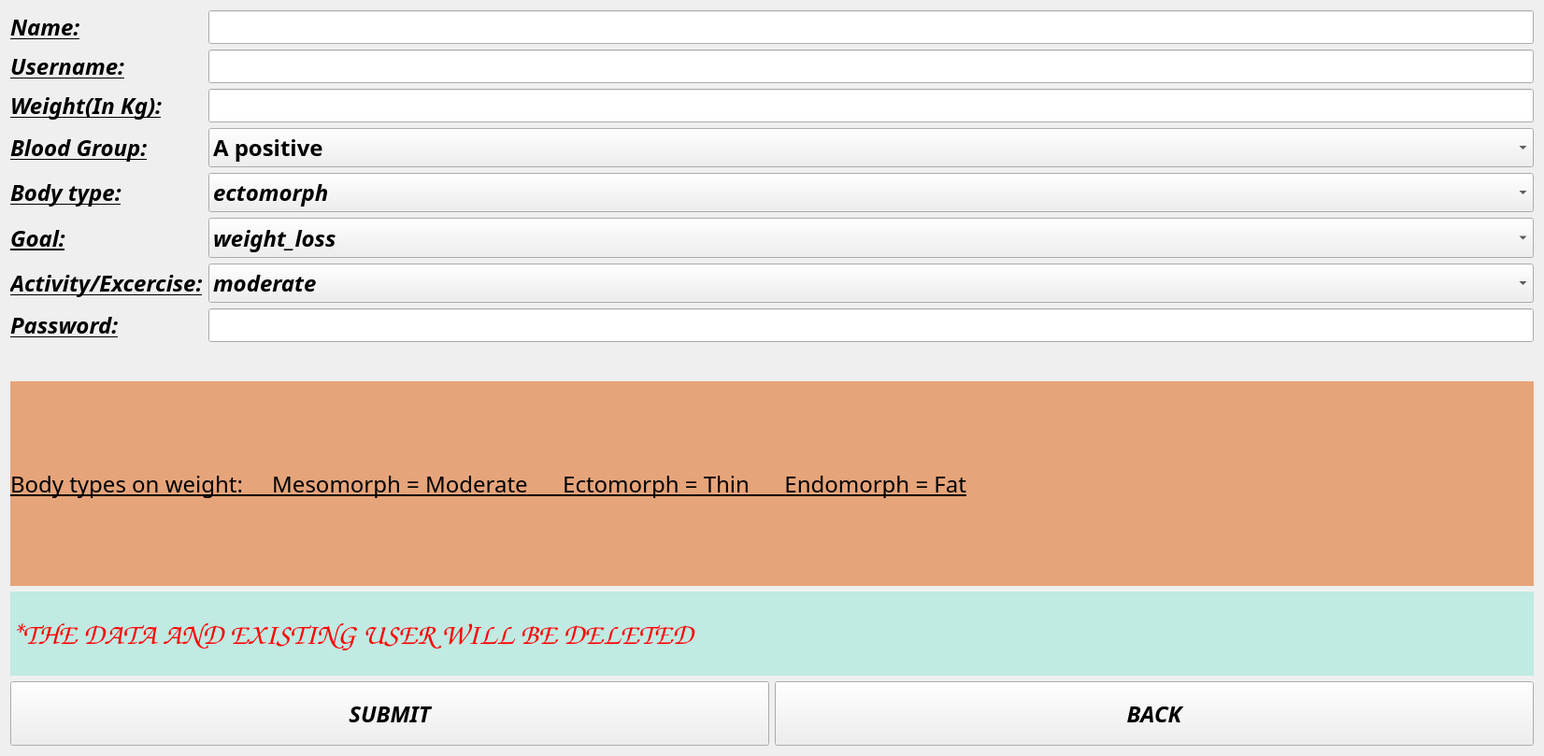
<?xml version="1.0" encoding="UTF-8"?>
<ui version="4.0">
 <class>Form</class>
 <widget class="QWidget" name="Form">
  <property name="geometry">
   <rect>
    <x>0</x>
    <y>0</y>
    <width>1652</width>
    <height>809</height>
   </rect>
  </property>
  <property name="windowTitle">
   <string>Form</string>
  </property>
  <property name="styleSheet">
   <string notr="true">border-image: url(:/newPrefix/Form graphics/login3nutri.jpg);</string>
  </property>
  <layout class="QVBoxLayout" name="verticalLayout_2">
   <item>
    <layout class="QFormLayout" name="formLayout">
     <item row="0" column="0">
      <widget class="QLabel" name="label">
       <property name="minimumSize">
        <size>
         <width>100</width>
         <height>0</height>
        </size>
       </property>
       <property name="font">
        <font>
         <family>Lucida Fax</family>
         <pointsize>18</pointsize>
         <weight>75</weight>
         <italic>true</italic>
         <bold>true</bold>
         <underline>true</underline>
        </font>
       </property>
       <property name="styleSheet">
        <string notr="true">border-image:none;
</string>
       </property>
       <property name="text">
        <string>Name:</string>
       </property>
      </widget>
     </item>
     <item row="0" column="1">
      <widget class="QLineEdit" name="lineEdit">
       <property name="font">
        <font>
         <pointsize>18</pointsize>
         <weight>75</weight>
         <italic>false</italic>
         <bold>true</bold>
        </font>
       </property>
       <property name="styleSheet">
        <string notr="true">border-image:none;</string>
       </property>
       <property name="maxLength">
        <number>32</number>
       </property>
       <property name="echoMode">
        <enum>QLineEdit::Normal</enum>
       </property>
       <property name="cursorMoveStyle">
        <enum>Qt::LogicalMoveStyle</enum>
       </property>
       <property name="clearButtonEnabled">
        <bool>true</bool>
       </property>
      </widget>
     </item>
     <item row="1" column="0">
      <widget class="QLabel" name="label_2">
       <property name="font">
        <font>
         <family>Lucida Fax</family>
         <pointsize>18</pointsize>
         <weight>75</weight>
         <italic>true</italic>
         <bold>true</bold>
         <underline>true</underline>
        </font>
       </property>
       <property name="styleSheet">
        <string notr="true">border-image:none;
</string>
       </property>
       <property name="text">
        <string>Username:</string>
       </property>
      </widget>
     </item>
     <item row="1" column="1">
      <widget class="QLineEdit" name="lineEdit_2">
       <property name="font">
        <font>
         <pointsize>18</pointsize>
         <weight>75</weight>
         <italic>false</italic>
         <bold>true</bold>
        </font>
       </property>
       <property name="styleSheet">
        <string notr="true">border-image:none;</string>
       </property>
       <property name="maxLength">
        <number>17</number>
       </property>
      </widget>
     </item>
     <item row="2" column="0">
      <widget class="QLabel" name="label_5">
       <property name="font">
        <font>
         <family>Lucida Fax</family>
         <pointsize>18</pointsize>
         <weight>75</weight>
         <italic>true</italic>
         <bold>true</bold>
         <underline>true</underline>
        </font>
       </property>
       <property name="styleSheet">
        <string notr="true">border-image:none;</string>
       </property>
       <property name="text">
        <string>Weight(In Kg):</string>
       </property>
      </widget>
     </item>
     <item row="2" column="1">
      <widget class="QLineEdit" name="lineEdit_3">
       <property name="font">
        <font>
         <pointsize>18</pointsize>
         <weight>75</weight>
         <italic>false</italic>
         <bold>true</bold>
        </font>
       </property>
       <property name="styleSheet">
        <string notr="true">border-image:none;</string>
       </property>
      </widget>
     </item>
     <item row="3" column="0">
      <widget class="QLabel" name="label_8">
       <property name="font">
        <font>
         <family>Lucida Fax</family>
         <pointsize>18</pointsize>
         <weight>75</weight>
         <italic>true</italic>
         <bold>true</bold>
         <underline>true</underline>
        </font>
       </property>
       <property name="styleSheet">
        <string notr="true">border-image:none;</string>
       </property>
       <property name="text">
        <string>Blood Group:</string>
       </property>
      </widget>
     </item>
     <item row="3" column="1">
      <widget class="QComboBox" name="comboBox_2">
       <property name="minimumSize">
        <size>
         <width>0</width>
         <height>42</height>
        </size>
       </property>
       <property name="font">
        <font>
         <family>Lucida Fax</family>
         <pointsize>18</pointsize>
         <weight>75</weight>
         <italic>false</italic>
         <bold>true</bold>
        </font>
       </property>
       <property name="styleSheet">
        <string notr="true">border-image:nonee;</string>
       </property>
       <item>
        <property name="text">
         <string>A positive</string>
        </property>
       </item>
       <item>
        <property name="text">
         <string>B positive</string>
        </property>
       </item>
       <item>
        <property name="text">
         <string>AB positive</string>
        </property>
       </item>
       <item>
        <property name="text">
         <string>A negative</string>
        </property>
       </item>
       <item>
        <property name="text">
         <string>B negative</string>
        </property>
       </item>
       <item>
        <property name="text">
         <string>AB negative</string>
        </property>
       </item>
       <item>
        <property name="text">
         <string>O positive</string>
        </property>
       </item>
       <item>
        <property name="text">
         <string>O negative</string>
        </property>
       </item>
      </widget>
     </item>
     <item row="4" column="0">
      <widget class="QLabel" name="label_4">
       <property name="font">
        <font>
         <family>Lucida Fax</family>
         <pointsize>18</pointsize>
         <weight>75</weight>
         <italic>true</italic>
         <bold>true</bold>
         <underline>true</underline>
        </font>
       </property>
       <property name="styleSheet">
        <string notr="true">border-image:none;</string>
       </property>
       <property name="text">
        <string>Body type:</string>
       </property>
      </widget>
     </item>
     <item row="4" column="1">
      <widget class="QComboBox" name="comboBox">
       <property name="minimumSize">
        <size>
         <width>2</width>
         <height>42</height>
        </size>
       </property>
       <property name="font">
        <font>
         <family>Lucida Fax</family>
         <pointsize>18</pointsize>
         <weight>75</weight>
         <italic>true</italic>
         <bold>true</bold>
        </font>
       </property>
       <property name="styleSheet">
        <string notr="true">border-image:none;</string>
       </property>
       <item>
        <property name="text">
         <string>ectomorph</string>
        </property>
       </item>
       <item>
        <property name="text">
         <string extracomment="mediocore">mesomorph</string>
        </property>
       </item>
       <item>
        <property name="text">
         <string extracomment="fat">endomorph</string>
        </property>
       </item>
      </widget>
     </item>
     <item row="5" column="0">
      <widget class="QLabel" name="label_7">
       <property name="font">
        <font>
         <family>Lucida Fax</family>
         <pointsize>18</pointsize>
         <weight>75</weight>
         <italic>true</italic>
         <bold>true</bold>
         <underline>true</underline>
        </font>
       </property>
       <property name="styleSheet">
        <string notr="true">border-image:none;</string>
       </property>
       <property name="text">
        <string>Goal:</string>
       </property>
      </widget>
     </item>
     <item row="5" column="1">
      <widget class="QComboBox" name="comboBox_4">
       <property name="minimumSize">
        <size>
         <width>2</width>
         <height>43</height>
        </size>
       </property>
       <property name="font">
        <font>
         <family>Lucida Fax</family>
         <pointsize>18</pointsize>
         <weight>75</weight>
         <italic>true</italic>
         <bold>true</bold>
        </font>
       </property>
       <property name="styleSheet">
        <string notr="true">border-image:none;
</string>
       </property>
       <item>
        <property name="text">
         <string>weight_loss</string>
        </property>
       </item>
       <item>
        <property name="text">
         <string>maintenance</string>
        </property>
       </item>
       <item>
        <property name="text">
         <string>weight_gain</string>
        </property>
       </item>
      </widget>
     </item>
     <item row="6" column="0">
      <widget class="QLabel" name="label_6">
       <property name="font">
        <font>
         <family>Lucida Fax</family>
         <pointsize>18</pointsize>
         <weight>75</weight>
         <italic>true</italic>
         <bold>true</bold>
         <underline>true</underline>
        </font>
       </property>
       <property name="styleSheet">
        <string notr="true">border-image:none;</string>
       </property>
       <property name="text">
        <string>Activity/Excercise:</string>
       </property>
      </widget>
     </item>
     <item row="6" column="1">
      <widget class="QComboBox" name="comboBox_3">
       <property name="minimumSize">
        <size>
         <width>2</width>
         <height>42</height>
        </size>
       </property>
       <property name="font">
        <font>
         <family>Lucida Fax</family>
         <pointsize>18</pointsize>
         <weight>75</weight>
         <italic>true</italic>
         <bold>true</bold>
        </font>
       </property>
       <property name="styleSheet">
        <string notr="true">border-image:none;</string>
       </property>
       <item>
        <property name="text">
         <string>moderate</string>
        </property>
       </item>
       <item>
        <property name="text">
         <string>sedentary</string>
        </property>
       </item>
       <item>
        <property name="text">
         <string>very</string>
        </property>
       </item>
      </widget>
     </item>
     <item row="7" column="0">
      <widget class="QLabel" name="label_10">
       <property name="font">
        <font>
         <family>Lucida Fax</family>
         <pointsize>18</pointsize>
         <weight>75</weight>
         <italic>true</italic>
         <bold>true</bold>
         <underline>true</underline>
        </font>
       </property>
       <property name="styleSheet">
        <string notr="true">border-image:none;</string>
       </property>
       <property name="text">
        <string>Password:</string>
       </property>
      </widget>
     </item>
     <item row="7" column="1">
      <widget class="QLineEdit" name="lineEdit_8">
       <property name="font">
        <font>
         <pointsize>18</pointsize>
         <weight>75</weight>
         <italic>false</italic>
         <bold>true</bold>
        </font>
       </property>
       <property name="styleSheet">
        <string notr="true">border-image:none;</string>
       </property>
      </widget>
     </item>
    </layout>
   </item>
   <item>
    <layout class="QVBoxLayout" name="verticalLayout">
     <item>
      <widget class="QLabel" name="label_9">
       <property name="font">
        <font>
         <family>Lucida Fax</family>
         <pointsize>18</pointsize>
         <weight>50</weight>
         <italic>false</italic>
         <bold>false</bold>
         <underline>true</underline>
        </font>
       </property>
       <property name="styleSheet">
        <string notr="true">border-image:none;
background-color: rgb(230, 164, 122);</string>
       </property>
       <property name="text">
        <string>Body types on weight:     Mesomorph = Moderate      Ectomorph = Thin      Endomorph = Fat</string>
       </property>
      </widget>
     </item>
     <item>
      <widget class="QLabel" name="label_3">
       <property name="sizePolicy">
        <sizepolicy hsizetype="Preferred" vsizetype="Fixed">
         <horstretch>0</horstretch>
         <verstretch>0</verstretch>
        </sizepolicy>
       </property>
       <property name="minimumSize">
        <size>
         <width>0</width>
         <height>90</height>
        </size>
       </property>
       <property name="font">
        <font>
         <family>Comic Sans MS</family>
         <pointsize>24</pointsize>
         <weight>75</weight>
         <italic>true</italic>
         <bold>true</bold>
        </font>
       </property>
       <property name="styleSheet">
        <string notr="true">background-color: rgb(192, 234, 226);
color: rgb(255, 0, 0);
border-image:none;</string>
       </property>
       <property name="text">
        <string>*THE DATA AND EXISTING USER WILL BE DELETED</string>
       </property>
      </widget>
     </item>
     <item>
      <layout class="QHBoxLayout" name="horizontalLayout">
       <item>
        <widget class="QPushButton" name="pushButton_submit">
         <property name="minimumSize">
          <size>
           <width>0</width>
           <height>69</height>
          </size>
         </property>
         <property name="font">
          <font>
           <family>Lucida Fax</family>
           <pointsize>18</pointsize>
           <weight>75</weight>
           <italic>true</italic>
           <bold>true</bold>
          </font>
         </property>
         <property name="styleSheet">
          <string notr="true">border-image: url(:/newPrefix/Form graphics/buttonbg.png);</string>
         </property>
         <property name="text">
          <string>SUBMIT</string>
         </property>
        </widget>
       </item>
       <item>
        <widget class="QPushButton" name="pushButton_2">
         <property name="minimumSize">
          <size>
           <width>0</width>
           <height>69</height>
          </size>
         </property>
         <property name="font">
          <font>
           <family>Lucida Fax</family>
           <pointsize>18</pointsize>
           <weight>75</weight>
           <italic>true</italic>
           <bold>true</bold>
          </font>
         </property>
         <property name="styleSheet">
          <string notr="true">border-image: url(:/newPrefix/Form graphics/buttonbg.png);</string>
         </property>
         <property name="text">
          <string>BACK</string>
         </property>
        </widget>
       </item>
      </layout>
     </item>
    </layout>
   </item>
  </layout>
 </widget>
 <resources>
  <include location="images.qrc"/>
 </resources>
 <connections/>
</ui>
